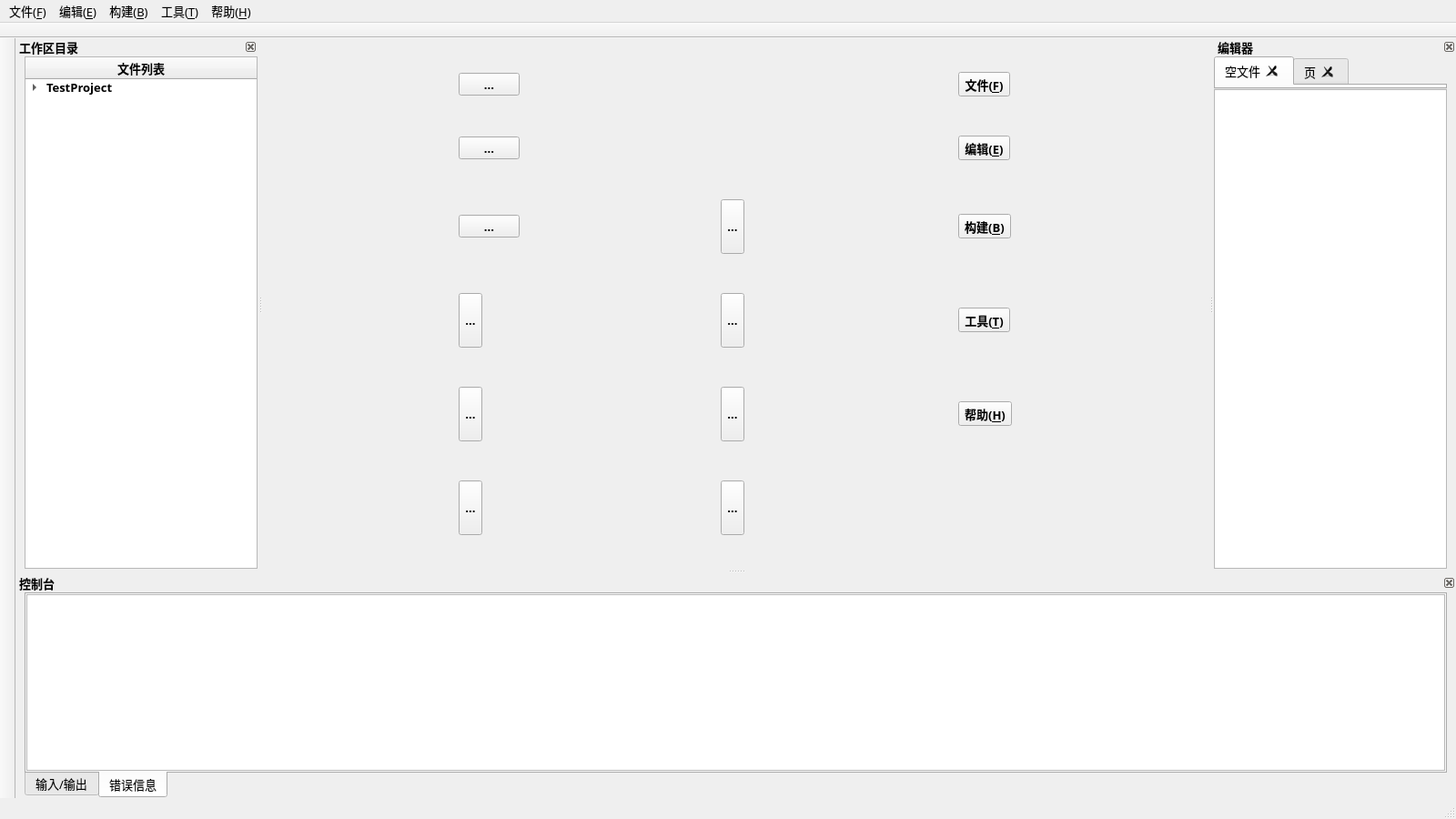
<?xml version="1.0" encoding="UTF-8"?>
<ui version="4.0">
 <class>MainWindow</class>
 <widget class="QMainWindow" name="MainWindow">
  <property name="geometry">
   <rect>
    <x>0</x>
    <y>0</y>
    <width>1600</width>
    <height>900</height>
   </rect>
  </property>
  <property name="font">
   <font>
    <family>微软雅黑</family>
    <pointsize>10</pointsize>
   </font>
  </property>
  <property name="mouseTracking">
   <bool>true</bool>
  </property>
  <property name="windowTitle">
   <string>GCode</string>
  </property>
  <property name="windowIcon">
   <iconset resource="icons.qrc">
    <normaloff>:/icons/Gicon.png</normaloff>:/icons/Gicon.png</iconset>
  </property>
  <property name="dockNestingEnabled">
   <bool>true</bool>
  </property>
  <property name="dockOptions">
   <set>QMainWindow::AllowNestedDocks|QMainWindow::AllowTabbedDocks|QMainWindow::AnimatedDocks</set>
  </property>
  <widget class="QWidget" name="centralwidget">
   <property name="enabled">
    <bool>true</bool>
   </property>
   <property name="font">
    <font>
     <family>微软雅黑</family>
     <pointsize>10</pointsize>
     <weight>75</weight>
     <bold>true</bold>
    </font>
   </property>
   <layout class="QGridLayout" name="gridLayout">
    <property name="leftMargin">
     <number>0</number>
    </property>
    <property name="topMargin">
     <number>0</number>
    </property>
    <property name="rightMargin">
     <number>0</number>
    </property>
    <property name="bottomMargin">
     <number>0</number>
    </property>
    <item row="0" column="0">
     <widget class="QToolButton" name="minButton">
      <property name="minimumSize">
       <size>
        <width>67</width>
        <height>0</height>
       </size>
      </property>
      <property name="text">
       <string>...</string>
      </property>
      <property name="icon">
       <iconset resource="icons.qrc">
        <normaloff>:/icons/minH.png</normaloff>:/icons/minH.png</iconset>
      </property>
      <property name="iconSize">
       <size>
        <width>47</width>
        <height>20</height>
       </size>
      </property>
     </widget>
    </item>
    <item row="1" column="0">
     <widget class="QToolButton" name="switchButton">
      <property name="minimumSize">
       <size>
        <width>67</width>
        <height>0</height>
       </size>
      </property>
      <property name="text">
       <string>...</string>
      </property>
      <property name="iconSize">
       <size>
        <width>47</width>
        <height>20</height>
       </size>
      </property>
     </widget>
    </item>
    <item row="5" column="1">
     <widget class="QToolButton" name="saveAsButton">
      <property name="minimumSize">
       <size>
        <width>0</width>
        <height>60</height>
       </size>
      </property>
      <property name="toolTip">
       <string>另存为</string>
      </property>
      <property name="text">
       <string>...</string>
      </property>
      <property name="icon">
       <iconset resource="icons.qrc">
        <normaloff>:/icons/save_asD.png</normaloff>:/icons/save_asD.png</iconset>
      </property>
      <property name="iconSize">
       <size>
        <width>40</width>
        <height>40</height>
       </size>
      </property>
     </widget>
    </item>
    <item row="3" column="0">
     <widget class="QToolButton" name="runButton">
      <property name="minimumSize">
       <size>
        <width>0</width>
        <height>60</height>
       </size>
      </property>
      <property name="toolTip">
       <string>运行(Ctrl+R)</string>
      </property>
      <property name="text">
       <string>...</string>
      </property>
      <property name="icon">
       <iconset resource="icons.qrc">
        <normaloff>:/icons/runD.png</normaloff>:/icons/runD.png</iconset>
      </property>
      <property name="iconSize">
       <size>
        <width>40</width>
        <height>40</height>
       </size>
      </property>
     </widget>
    </item>
    <item row="4" column="2">
     <widget class="QToolButton" name="helpMenuButton">
      <property name="font">
       <font>
        <weight>75</weight>
        <bold>true</bold>
       </font>
      </property>
      <property name="text">
       <string>帮助(&amp;H)</string>
      </property>
      <property name="shortcut">
       <string>Alt+H</string>
      </property>
     </widget>
    </item>
    <item row="2" column="0">
     <widget class="QToolButton" name="closeButton">
      <property name="minimumSize">
       <size>
        <width>67</width>
        <height>0</height>
       </size>
      </property>
      <property name="text">
       <string>...</string>
      </property>
      <property name="icon">
       <iconset resource="icons.qrc">
        <normaloff>:/icons/closeH.png</normaloff>:/icons/closeH.png</iconset>
      </property>
      <property name="iconSize">
       <size>
        <width>47</width>
        <height>20</height>
       </size>
      </property>
     </widget>
    </item>
    <item row="1" column="2">
     <widget class="QToolButton" name="editMenuButton">
      <property name="font">
       <font>
        <weight>75</weight>
        <bold>true</bold>
       </font>
      </property>
      <property name="text">
       <string>编辑(&amp;E)</string>
      </property>
      <property name="shortcut">
       <string>Alt+E</string>
      </property>
      <property name="autoRaise">
       <bool>false</bool>
      </property>
     </widget>
    </item>
    <item row="3" column="2">
     <widget class="QToolButton" name="toolMenuButton">
      <property name="font">
       <font>
        <weight>75</weight>
        <bold>true</bold>
       </font>
      </property>
      <property name="text">
       <string>工具(&amp;T)</string>
      </property>
      <property name="shortcut">
       <string>Alt+T</string>
      </property>
     </widget>
    </item>
    <item row="4" column="1">
     <widget class="QToolButton" name="saveAllButton">
      <property name="minimumSize">
       <size>
        <width>0</width>
        <height>60</height>
       </size>
      </property>
      <property name="toolTip">
       <string>保存所有(Ctrl+Shift+S)</string>
      </property>
      <property name="text">
       <string>...</string>
      </property>
      <property name="icon">
       <iconset resource="icons.qrc">
        <normaloff>:/icons/save_allD.png</normaloff>:/icons/save_allD.png</iconset>
      </property>
      <property name="iconSize">
       <size>
        <width>40</width>
        <height>40</height>
       </size>
      </property>
     </widget>
    </item>
    <item row="4" column="0">
     <widget class="QToolButton" name="debugButton">
      <property name="minimumSize">
       <size>
        <width>0</width>
        <height>60</height>
       </size>
      </property>
      <property name="toolTip">
       <string>调试(F5)</string>
      </property>
      <property name="text">
       <string>...</string>
      </property>
      <property name="icon">
       <iconset resource="icons.qrc">
        <normaloff>:/icons/debugD.png</normaloff>:/icons/debugD.png</iconset>
      </property>
      <property name="iconSize">
       <size>
        <width>40</width>
        <height>40</height>
       </size>
      </property>
     </widget>
    </item>
    <item row="2" column="2">
     <widget class="QToolButton" name="buildMenuButton">
      <property name="font">
       <font>
        <weight>75</weight>
        <bold>true</bold>
       </font>
      </property>
      <property name="text">
       <string>构建(&amp;B)</string>
      </property>
      <property name="shortcut">
       <string>Alt+B</string>
      </property>
      <property name="autoRaise">
       <bool>false</bool>
      </property>
     </widget>
    </item>
    <item row="5" column="0">
     <widget class="QToolButton" name="stopButton">
      <property name="minimumSize">
       <size>
        <width>0</width>
        <height>60</height>
       </size>
      </property>
      <property name="toolTip">
       <string>终止(F6)</string>
      </property>
      <property name="text">
       <string>...</string>
      </property>
      <property name="icon">
       <iconset resource="icons.qrc">
        <normaloff>:/icons/stopD.png</normaloff>:/icons/stopD.png</iconset>
      </property>
      <property name="iconSize">
       <size>
        <width>40</width>
        <height>40</height>
       </size>
      </property>
     </widget>
    </item>
    <item row="0" column="2">
     <widget class="QToolButton" name="fileMenuButton">
      <property name="font">
       <font>
        <family>微软雅黑</family>
        <pointsize>10</pointsize>
        <weight>75</weight>
        <bold>true</bold>
       </font>
      </property>
      <property name="text">
       <string>文件(&amp;F)</string>
      </property>
      <property name="shortcut">
       <string>Alt+F</string>
      </property>
      <property name="autoRaise">
       <bool>false</bool>
      </property>
     </widget>
    </item>
    <item row="3" column="1">
     <widget class="QToolButton" name="saveButton">
      <property name="minimumSize">
       <size>
        <width>0</width>
        <height>60</height>
       </size>
      </property>
      <property name="toolTip">
       <string>保存文件(Ctrl+S)</string>
      </property>
      <property name="text">
       <string>...</string>
      </property>
      <property name="icon">
       <iconset resource="icons.qrc">
        <normaloff>:/icons/saveD.png</normaloff>:/icons/saveD.png</iconset>
      </property>
      <property name="iconSize">
       <size>
        <width>40</width>
        <height>40</height>
       </size>
      </property>
     </widget>
    </item>
    <item row="2" column="1">
     <widget class="QToolButton" name="openButton">
      <property name="minimumSize">
       <size>
        <width>0</width>
        <height>60</height>
       </size>
      </property>
      <property name="toolTip">
       <string>打开文件(Ctrl+O)</string>
      </property>
      <property name="text">
       <string>...</string>
      </property>
      <property name="icon">
       <iconset resource="icons.qrc">
        <normaloff>:/icons/openD.png</normaloff>:/icons/openD.png</iconset>
      </property>
      <property name="iconSize">
       <size>
        <width>40</width>
        <height>40</height>
       </size>
      </property>
     </widget>
    </item>
    <item row="0" column="1">
     <widget class="QLabel" name="iconLabel">
      <property name="sizePolicy">
       <sizepolicy hsizetype="Fixed" vsizetype="Fixed">
        <horstretch>0</horstretch>
        <verstretch>0</verstretch>
       </sizepolicy>
      </property>
      <property name="minimumSize">
       <size>
        <width>40</width>
        <height>20</height>
       </size>
      </property>
      <property name="maximumSize">
       <size>
        <width>40</width>
        <height>20</height>
       </size>
      </property>
      <property name="text">
       <string/>
      </property>
      <property name="pixmap">
       <pixmap resource="icons.qrc">:/icons/Gicon.png</pixmap>
      </property>
      <property name="scaledContents">
       <bool>true</bool>
      </property>
      <property name="alignment">
       <set>Qt::AlignRight|Qt::AlignTrailing|Qt::AlignVCenter</set>
      </property>
      <property name="margin">
       <number>0</number>
      </property>
     </widget>
    </item>
   </layout>
  </widget>
  <widget class="QMenuBar" name="menubar">
   <property name="enabled">
    <bool>true</bool>
   </property>
   <property name="geometry">
    <rect>
     <x>0</x>
     <y>0</y>
     <width>1600</width>
     <height>21</height>
    </rect>
   </property>
   <property name="defaultUp">
    <bool>false</bool>
   </property>
   <property name="nativeMenuBar">
    <bool>true</bool>
   </property>
   <widget class="QMenu" name="menuFile">
    <property name="minimumSize">
     <size>
      <width>250</width>
      <height>0</height>
     </size>
    </property>
    <property name="font">
     <font>
      <family>微软雅黑</family>
      <pointsize>10</pointsize>
      <weight>50</weight>
      <bold>false</bold>
     </font>
    </property>
    <property name="title">
     <string>文件(&amp;F)</string>
    </property>
    <addaction name="actionNew"/>
    <addaction name="actionOpen"/>
    <addaction name="actionRecent"/>
    <addaction name="separator"/>
    <addaction name="actionSave"/>
    <addaction name="actionSaveAll"/>
    <addaction name="actionSaveAs"/>
    <addaction name="separator"/>
    <addaction name="actionClose"/>
    <addaction name="actionCloseAll"/>
    <addaction name="separator"/>
    <addaction name="actionExit"/>
   </widget>
   <widget class="QMenu" name="menuEdit">
    <property name="minimumSize">
     <size>
      <width>200</width>
      <height>0</height>
     </size>
    </property>
    <property name="font">
     <font>
      <family>微软雅黑</family>
      <pointsize>10</pointsize>
      <weight>50</weight>
      <bold>false</bold>
     </font>
    </property>
    <property name="title">
     <string>编辑(&amp;E)</string>
    </property>
    <addaction name="actionUndo"/>
    <addaction name="actionRedo"/>
    <addaction name="separator"/>
    <addaction name="actionCut"/>
    <addaction name="actionCopy"/>
    <addaction name="actionPaste"/>
    <addaction name="actionDelete"/>
    <addaction name="separator"/>
    <addaction name="actionSelectAll"/>
    <addaction name="separator"/>
    <addaction name="actionFindReplace"/>
   </widget>
   <widget class="QMenu" name="menuBuild">
    <property name="minimumSize">
     <size>
      <width>200</width>
      <height>0</height>
     </size>
    </property>
    <property name="font">
     <font>
      <family>微软雅黑</family>
      <pointsize>10</pointsize>
      <weight>50</weight>
      <bold>false</bold>
     </font>
    </property>
    <property name="title">
     <string>构建(&amp;B)</string>
    </property>
    <addaction name="actionComplile"/>
    <addaction name="actionRun"/>
    <addaction name="separator"/>
    <addaction name="actionDebug"/>
    <addaction name="actionStop"/>
   </widget>
   <widget class="QMenu" name="menuTool">
    <property name="minimumSize">
     <size>
      <width>200</width>
      <height>0</height>
     </size>
    </property>
    <property name="font">
     <font>
      <family>微软雅黑</family>
      <pointsize>10</pointsize>
      <weight>50</weight>
      <bold>false</bold>
     </font>
    </property>
    <property name="title">
     <string>工具(&amp;T)</string>
    </property>
    <addaction name="actionOption"/>
   </widget>
   <widget class="QMenu" name="menuHelp">
    <property name="minimumSize">
     <size>
      <width>200</width>
      <height>0</height>
     </size>
    </property>
    <property name="font">
     <font>
      <family>微软雅黑</family>
      <pointsize>10</pointsize>
      <weight>50</weight>
      <bold>false</bold>
     </font>
    </property>
    <property name="title">
     <string>帮助(&amp;H)</string>
    </property>
    <addaction name="actionAboutThis"/>
    <addaction name="actionAboutUs"/>
   </widget>
   <addaction name="menuFile"/>
   <addaction name="menuEdit"/>
   <addaction name="menuBuild"/>
   <addaction name="menuTool"/>
   <addaction name="menuHelp"/>
  </widget>
  <widget class="QStatusBar" name="statusbar">
   <property name="font">
    <font>
     <family>微软雅黑</family>
     <pointsize>10</pointsize>
    </font>
   </property>
   <property name="mouseTracking">
    <bool>true</bool>
   </property>
   <property name="statusTip">
    <string>准备就绪</string>
   </property>
  </widget>
  <widget class="QDockWidget" name="FileListDock">
   <property name="minimumSize">
    <size>
     <width>109</width>
     <height>215</height>
    </size>
   </property>
   <property name="font">
    <font>
     <family>微软雅黑</family>
     <pointsize>10</pointsize>
     <weight>75</weight>
     <bold>true</bold>
    </font>
   </property>
   <property name="floating">
    <bool>false</bool>
   </property>
   <property name="features">
    <set>QDockWidget::DockWidgetClosable|QDockWidget::DockWidgetMovable</set>
   </property>
   <property name="allowedAreas">
    <set>Qt::AllDockWidgetAreas</set>
   </property>
   <property name="windowTitle">
    <string>工作区目录</string>
   </property>
   <attribute name="dockWidgetArea">
    <number>1</number>
   </attribute>
   <widget class="QWidget" name="dockWidgetContents_2">
    <layout class="QGridLayout" name="gridLayout_2">
     <property name="leftMargin">
      <number>10</number>
     </property>
     <property name="topMargin">
      <number>0</number>
     </property>
     <property name="rightMargin">
      <number>0</number>
     </property>
     <property name="bottomMargin">
      <number>0</number>
     </property>
     <item row="0" column="0">
      <widget class="QTreeWidget" name="fileTree">
       <property name="font">
        <font>
         <family>微软雅黑</family>
         <pointsize>10</pointsize>
         <weight>75</weight>
         <bold>true</bold>
        </font>
       </property>
       <column>
        <property name="text">
         <string>文件列表</string>
        </property>
        <property name="font">
         <font>
          <family>微软雅黑</family>
          <pointsize>10</pointsize>
          <weight>75</weight>
          <bold>true</bold>
         </font>
        </property>
        <property name="textAlignment">
         <set>AlignCenter</set>
        </property>
       </column>
       <item>
        <property name="text">
         <string>TestProject</string>
        </property>
        <item>
         <property name="text">
          <string>headers</string>
         </property>
         <item>
          <property name="text">
           <string>test1.h</string>
          </property>
         </item>
         <item>
          <property name="text">
           <string>test2.h</string>
          </property>
         </item>
        </item>
        <item>
         <property name="text">
          <string>sources</string>
         </property>
         <item>
          <property name="text">
           <string>main.c</string>
          </property>
         </item>
         <item>
          <property name="text">
           <string>test1.c</string>
          </property>
         </item>
         <item>
          <property name="text">
           <string>test2.c</string>
          </property>
         </item>
        </item>
        <item>
         <property name="text">
          <string>resources</string>
         </property>
         <item>
          <property name="text">
           <string>picture1.png</string>
          </property>
         </item>
         <item>
          <property name="text">
           <string>picture2.png</string>
          </property>
         </item>
         <item>
          <property name="text">
           <string>icon.ico</string>
          </property>
         </item>
        </item>
        <item>
         <property name="text">
          <string>others</string>
         </property>
         <item>
          <property name="text">
           <string>config.ini</string>
          </property>
         </item>
         <item>
          <property name="text">
           <string>setting.json</string>
          </property>
         </item>
         <item>
          <property name="text">
           <string>text.xml</string>
          </property>
         </item>
        </item>
       </item>
      </widget>
     </item>
    </layout>
   </widget>
  </widget>
  <widget class="QDockWidget" name="EditorDock">
   <property name="minimumSize">
    <size>
     <width>229</width>
     <height>184</height>
    </size>
   </property>
   <property name="font">
    <font>
     <family>微软雅黑</family>
     <pointsize>10</pointsize>
     <weight>75</weight>
     <bold>true</bold>
    </font>
   </property>
   <property name="features">
    <set>QDockWidget::DockWidgetClosable|QDockWidget::DockWidgetMovable</set>
   </property>
   <property name="allowedAreas">
    <set>Qt::AllDockWidgetAreas</set>
   </property>
   <property name="windowTitle">
    <string>编辑器</string>
   </property>
   <attribute name="dockWidgetArea">
    <number>2</number>
   </attribute>
   <widget class="QWidget" name="dockWidgetContents_3">
    <property name="enabled">
     <bool>true</bool>
    </property>
    <layout class="QGridLayout" name="gridLayout_3">
     <property name="leftMargin">
      <number>0</number>
     </property>
     <property name="topMargin">
      <number>0</number>
     </property>
     <property name="rightMargin">
      <number>10</number>
     </property>
     <property name="bottomMargin">
      <number>0</number>
     </property>
     <property name="spacing">
      <number>0</number>
     </property>
     <item row="0" column="0">
      <widget class="QTabWidget" name="editorTab">
       <property name="enabled">
        <bool>true</bool>
       </property>
       <property name="sizePolicy">
        <sizepolicy hsizetype="Expanding" vsizetype="Minimum">
         <horstretch>0</horstretch>
         <verstretch>0</verstretch>
        </sizepolicy>
       </property>
       <property name="font">
        <font>
         <family>微软雅黑</family>
         <pointsize>10</pointsize>
         <weight>50</weight>
         <bold>false</bold>
        </font>
       </property>
       <property name="currentIndex">
        <number>0</number>
       </property>
       <property name="elideMode">
        <enum>Qt::ElideNone</enum>
       </property>
       <property name="documentMode">
        <bool>false</bool>
       </property>
       <property name="tabsClosable">
        <bool>true</bool>
       </property>
       <property name="movable">
        <bool>true</bool>
       </property>
       <property name="tabBarAutoHide">
        <bool>false</bool>
       </property>
       <widget class="QWidget" name="codeView">
        <attribute name="title">
         <string>空文件</string>
        </attribute>
        <layout class="QGridLayout" name="gridLayout_7">
         <property name="leftMargin">
          <number>0</number>
         </property>
         <property name="topMargin">
          <number>0</number>
         </property>
         <property name="rightMargin">
          <number>0</number>
         </property>
         <property name="bottomMargin">
          <number>0</number>
         </property>
         <property name="spacing">
          <number>0</number>
         </property>
        </layout>
       </widget>
       <widget class="QWidget" name="tab">
        <attribute name="title">
         <string>页</string>
        </attribute>
       </widget>
      </widget>
     </item>
     <item row="1" column="0">
      <widget class="QTextEdit" name="codeEditor">
       <property name="font">
        <font>
         <family>Consolas</family>
         <pointsize>12</pointsize>
         <weight>50</weight>
         <bold>false</bold>
        </font>
       </property>
       <property name="lineWrapMode">
        <enum>QTextEdit::NoWrap</enum>
       </property>
       <property name="tabStopDistance">
        <double>40.000000000000000</double>
       </property>
      </widget>
     </item>
    </layout>
   </widget>
  </widget>
  <widget class="QDockWidget" name="ConsoleDock">
   <property name="minimumSize">
    <size>
     <width>157</width>
     <height>173</height>
    </size>
   </property>
   <property name="font">
    <font>
     <family>微软雅黑</family>
     <pointsize>10</pointsize>
     <weight>75</weight>
     <bold>true</bold>
    </font>
   </property>
   <property name="features">
    <set>QDockWidget::DockWidgetClosable|QDockWidget::DockWidgetMovable</set>
   </property>
   <property name="allowedAreas">
    <set>Qt::AllDockWidgetAreas</set>
   </property>
   <property name="windowTitle">
    <string>控制台</string>
   </property>
   <attribute name="dockWidgetArea">
    <number>8</number>
   </attribute>
   <widget class="QWidget" name="dockWidgetContents_4">
    <layout class="QGridLayout" name="gridLayout_4">
     <property name="leftMargin">
      <number>10</number>
     </property>
     <property name="topMargin">
      <number>0</number>
     </property>
     <property name="rightMargin">
      <number>10</number>
     </property>
     <property name="bottomMargin">
      <number>0</number>
     </property>
     <item row="0" column="0">
      <widget class="QTabWidget" name="cosoleTab">
       <property name="font">
        <font>
         <family>微软雅黑</family>
         <pointsize>10</pointsize>
         <weight>50</weight>
         <bold>false</bold>
        </font>
       </property>
       <property name="tabPosition">
        <enum>QTabWidget::South</enum>
       </property>
       <property name="currentIndex">
        <number>1</number>
       </property>
       <property name="documentMode">
        <bool>false</bool>
       </property>
       <widget class="QWidget" name="IOTab">
        <attribute name="title">
         <string>输入/输出</string>
        </attribute>
        <layout class="QGridLayout" name="gridLayout_5">
         <property name="leftMargin">
          <number>0</number>
         </property>
         <property name="topMargin">
          <number>0</number>
         </property>
         <property name="rightMargin">
          <number>0</number>
         </property>
         <property name="bottomMargin">
          <number>0</number>
         </property>
         <item row="0" column="0">
          <widget class="QTextEdit" name="IOEditor">
           <property name="font">
            <font>
             <family>Consolas</family>
             <pointsize>11</pointsize>
             <weight>50</weight>
             <bold>false</bold>
            </font>
           </property>
          </widget>
         </item>
        </layout>
       </widget>
       <widget class="QWidget" name="errorTab">
        <attribute name="title">
         <string>错误信息</string>
        </attribute>
        <layout class="QGridLayout" name="gridLayout_6">
         <property name="leftMargin">
          <number>0</number>
         </property>
         <property name="topMargin">
          <number>0</number>
         </property>
         <property name="rightMargin">
          <number>0</number>
         </property>
         <property name="bottomMargin">
          <number>0</number>
         </property>
         <item row="0" column="0">
          <widget class="QTextBrowser" name="errorBrowser"/>
         </item>
        </layout>
       </widget>
      </widget>
     </item>
    </layout>
   </widget>
  </widget>
  <widget class="QToolBar" name="titleBar">
   <property name="font">
    <font>
     <family>微软雅黑</family>
     <pointsize>10</pointsize>
     <weight>75</weight>
     <bold>true</bold>
    </font>
   </property>
   <property name="mouseTracking">
    <bool>true</bool>
   </property>
   <property name="windowTitle">
    <string>toolBar</string>
   </property>
   <property name="movable">
    <bool>false</bool>
   </property>
   <property name="allowedAreas">
    <set>Qt::TopToolBarArea</set>
   </property>
   <property name="floatable">
    <bool>false</bool>
   </property>
   <attribute name="toolBarArea">
    <enum>TopToolBarArea</enum>
   </attribute>
   <attribute name="toolBarBreak">
    <bool>false</bool>
   </attribute>
  </widget>
  <widget class="QToolBar" name="leftToolBar">
   <property name="windowTitle">
    <string>toolBar_2</string>
   </property>
   <property name="movable">
    <bool>false</bool>
   </property>
   <property name="allowedAreas">
    <set>Qt::LeftToolBarArea</set>
   </property>
   <property name="floatable">
    <bool>false</bool>
   </property>
   <attribute name="toolBarArea">
    <enum>LeftToolBarArea</enum>
   </attribute>
   <attribute name="toolBarBreak">
    <bool>false</bool>
   </attribute>
  </widget>
  <action name="actionNew">
   <property name="text">
    <string>新建文件(&amp;N)...</string>
   </property>
   <property name="font">
    <font>
     <family>微软雅黑</family>
     <pointsize>10</pointsize>
    </font>
   </property>
   <property name="shortcut">
    <string>Ctrl+N</string>
   </property>
  </action>
  <action name="actionOpen">
   <property name="text">
    <string>打开文件(&amp;O)...</string>
   </property>
   <property name="font">
    <font>
     <family>微软雅黑</family>
     <pointsize>10</pointsize>
    </font>
   </property>
   <property name="shortcut">
    <string>Ctrl+O</string>
   </property>
  </action>
  <action name="actionRecent">
   <property name="text">
    <string>最近打开</string>
   </property>
   <property name="font">
    <font>
     <family>微软雅黑</family>
     <pointsize>10</pointsize>
    </font>
   </property>
  </action>
  <action name="actionSave">
   <property name="text">
    <string>保存(&amp;S)</string>
   </property>
   <property name="font">
    <font>
     <family>微软雅黑</family>
     <pointsize>10</pointsize>
    </font>
   </property>
   <property name="shortcut">
    <string>Ctrl+S</string>
   </property>
  </action>
  <action name="actionSaveAll">
   <property name="text">
    <string>保存所有</string>
   </property>
   <property name="font">
    <font>
     <family>微软雅黑</family>
     <pointsize>10</pointsize>
    </font>
   </property>
   <property name="shortcut">
    <string>Ctrl+Shift+S</string>
   </property>
  </action>
  <action name="actionSaveAs">
   <property name="text">
    <string>另存为</string>
   </property>
   <property name="font">
    <font>
     <family>微软雅黑</family>
     <pointsize>10</pointsize>
    </font>
   </property>
  </action>
  <action name="actionClose">
   <property name="text">
    <string>关闭文件</string>
   </property>
   <property name="font">
    <font>
     <family>微软雅黑</family>
     <pointsize>10</pointsize>
    </font>
   </property>
  </action>
  <action name="actionCloseAll">
   <property name="text">
    <string>关闭所有</string>
   </property>
   <property name="font">
    <font>
     <family>微软雅黑</family>
     <pointsize>10</pointsize>
    </font>
   </property>
  </action>
  <action name="actionExit">
   <property name="text">
    <string>退出(&amp;X)</string>
   </property>
   <property name="font">
    <font>
     <family>微软雅黑</family>
     <pointsize>10</pointsize>
    </font>
   </property>
   <property name="shortcut">
    <string>Ctrl+Q</string>
   </property>
  </action>
  <action name="actionUndo">
   <property name="text">
    <string>撤销</string>
   </property>
   <property name="font">
    <font>
     <family>微软雅黑</family>
     <pointsize>10</pointsize>
    </font>
   </property>
   <property name="shortcut">
    <string>Ctrl+Z</string>
   </property>
  </action>
  <action name="actionRedo">
   <property name="text">
    <string>恢复</string>
   </property>
   <property name="font">
    <font>
     <family>微软雅黑</family>
     <pointsize>10</pointsize>
    </font>
   </property>
   <property name="shortcut">
    <string>Ctrl+Y</string>
   </property>
  </action>
  <action name="actionCut">
   <property name="text">
    <string>剪切(&amp;T)</string>
   </property>
   <property name="font">
    <font>
     <family>微软雅黑</family>
     <pointsize>10</pointsize>
    </font>
   </property>
   <property name="shortcut">
    <string>Ctrl+X</string>
   </property>
  </action>
  <action name="actionCopy">
   <property name="text">
    <string>复制(&amp;C)</string>
   </property>
   <property name="font">
    <font>
     <family>微软雅黑</family>
     <pointsize>10</pointsize>
    </font>
   </property>
   <property name="shortcut">
    <string>Ctrl+C</string>
   </property>
  </action>
  <action name="actionPaste">
   <property name="text">
    <string>粘贴(&amp;P)</string>
   </property>
   <property name="font">
    <font>
     <family>微软雅黑</family>
     <pointsize>10</pointsize>
    </font>
   </property>
   <property name="shortcut">
    <string>Ctrl+V</string>
   </property>
  </action>
  <action name="actionDelete">
   <property name="text">
    <string>删除(&amp;D)</string>
   </property>
   <property name="font">
    <font>
     <family>微软雅黑</family>
     <pointsize>10</pointsize>
    </font>
   </property>
  </action>
  <action name="actionSelectAll">
   <property name="text">
    <string>全选(&amp;A)</string>
   </property>
   <property name="font">
    <font>
     <family>微软雅黑</family>
     <pointsize>10</pointsize>
    </font>
   </property>
   <property name="shortcut">
    <string>Ctrl+A</string>
   </property>
  </action>
  <action name="actionFindReplace">
   <property name="text">
    <string>查找/替换...</string>
   </property>
   <property name="font">
    <font>
     <family>微软雅黑</family>
     <pointsize>10</pointsize>
    </font>
   </property>
  </action>
  <action name="actionComplile">
   <property name="text">
    <string>编译</string>
   </property>
   <property name="font">
    <font>
     <family>微软雅黑</family>
     <pointsize>10</pointsize>
    </font>
   </property>
   <property name="shortcut">
    <string>F9</string>
   </property>
  </action>
  <action name="actionRun">
   <property name="text">
    <string>运行</string>
   </property>
   <property name="font">
    <font>
     <family>微软雅黑</family>
     <pointsize>10</pointsize>
    </font>
   </property>
   <property name="shortcut">
    <string>Ctrl+R</string>
   </property>
  </action>
  <action name="actionDebug">
   <property name="text">
    <string>调试</string>
   </property>
   <property name="font">
    <font>
     <family>微软雅黑</family>
     <pointsize>10</pointsize>
    </font>
   </property>
   <property name="shortcut">
    <string>F5</string>
   </property>
  </action>
  <action name="actionStop">
   <property name="text">
    <string>终止</string>
   </property>
   <property name="font">
    <font>
     <family>微软雅黑</family>
     <pointsize>10</pointsize>
    </font>
   </property>
   <property name="shortcut">
    <string>F6</string>
   </property>
  </action>
  <action name="actionOption">
   <property name="text">
    <string>选项(&amp;O)...</string>
   </property>
   <property name="font">
    <font>
     <family>微软雅黑</family>
     <pointsize>10</pointsize>
    </font>
   </property>
  </action>
  <action name="actionAboutThis">
   <property name="text">
    <string>关于软件...</string>
   </property>
   <property name="font">
    <font>
     <family>微软雅黑</family>
     <pointsize>10</pointsize>
    </font>
   </property>
  </action>
  <action name="actionAboutUs">
   <property name="text">
    <string>关于我们...</string>
   </property>
   <property name="font">
    <font>
     <family>微软雅黑</family>
     <pointsize>10</pointsize>
    </font>
   </property>
  </action>
 </widget>
 <resources>
  <include location="icons.qrc"/>
 </resources>
 <connections>
  <connection>
   <sender>fileMenuButton</sender>
   <signal>clicked()</signal>
   <receiver>fileMenuButton</receiver>
   <slot>showMenu()</slot>
   <hints>
    <hint type="sourcelabel">
     <x>1114</x>
     <y>102</y>
    </hint>
    <hint type="destinationlabel">
     <x>1114</x>
     <y>102</y>
    </hint>
   </hints>
  </connection>
  <connection>
   <sender>editMenuButton</sender>
   <signal>clicked()</signal>
   <receiver>editMenuButton</receiver>
   <slot>showMenu()</slot>
   <hints>
    <hint type="sourcelabel">
     <x>1115</x>
     <y>172</y>
    </hint>
    <hint type="destinationlabel">
     <x>1115</x>
     <y>172</y>
    </hint>
   </hints>
  </connection>
  <connection>
   <sender>buildMenuButton</sender>
   <signal>clicked()</signal>
   <receiver>buildMenuButton</receiver>
   <slot>showMenu()</slot>
   <hints>
    <hint type="sourcelabel">
     <x>1117</x>
     <y>257</y>
    </hint>
    <hint type="destinationlabel">
     <x>1117</x>
     <y>257</y>
    </hint>
   </hints>
  </connection>
  <connection>
   <sender>toolMenuButton</sender>
   <signal>clicked()</signal>
   <receiver>toolMenuButton</receiver>
   <slot>showMenu()</slot>
   <hints>
    <hint type="sourcelabel">
     <x>1116</x>
     <y>357</y>
    </hint>
    <hint type="destinationlabel">
     <x>1116</x>
     <y>357</y>
    </hint>
   </hints>
  </connection>
  <connection>
   <sender>helpMenuButton</sender>
   <signal>clicked()</signal>
   <receiver>helpMenuButton</receiver>
   <slot>showMenu()</slot>
   <hints>
    <hint type="sourcelabel">
     <x>1119</x>
     <y>457</y>
    </hint>
    <hint type="destinationlabel">
     <x>1119</x>
     <y>457</y>
    </hint>
   </hints>
  </connection>
  <connection>
   <sender>minButton</sender>
   <signal>clicked()</signal>
   <receiver>MainWindow</receiver>
   <slot>showMinimized()</slot>
   <hints>
    <hint type="sourcelabel">
     <x>551</x>
     <y>100</y>
    </hint>
    <hint type="destinationlabel">
     <x>477</x>
     <y>145</y>
    </hint>
   </hints>
  </connection>
  <connection>
   <sender>closeButton</sender>
   <signal>clicked()</signal>
   <receiver>MainWindow</receiver>
   <slot>close()</slot>
   <hints>
    <hint type="sourcelabel">
     <x>551</x>
     <y>255</y>
    </hint>
    <hint type="destinationlabel">
     <x>455</x>
     <y>350</y>
    </hint>
   </hints>
  </connection>
  <connection>
   <sender>switchButton</sender>
   <signal>clicked()</signal>
   <receiver>MainWindow</receiver>
   <slot>switchStatus()</slot>
   <hints>
    <hint type="sourcelabel">
     <x>551</x>
     <y>172</y>
    </hint>
    <hint type="destinationlabel">
     <x>427</x>
     <y>245</y>
    </hint>
   </hints>
  </connection>
  <connection>
   <sender>editorTab</sender>
   <signal>tabCloseRequested(int)</signal>
   <receiver>MainWindow</receiver>
   <slot>removeTab(int)</slot>
   <hints>
    <hint type="sourcelabel">
     <x>1468</x>
     <y>340</y>
    </hint>
    <hint type="destinationlabel">
     <x>799</x>
     <y>449</y>
    </hint>
   </hints>
  </connection>
  <connection>
   <sender>actionOption</sender>
   <signal>triggered()</signal>
   <receiver>MainWindow</receiver>
   <slot>showOption()</slot>
   <hints>
    <hint type="sourcelabel">
     <x>-1</x>
     <y>-1</y>
    </hint>
    <hint type="destinationlabel">
     <x>799</x>
     <y>449</y>
    </hint>
   </hints>
  </connection>
  <connection>
   <sender>actionFindReplace</sender>
   <signal>triggered()</signal>
   <receiver>MainWindow</receiver>
   <slot>showFindReplace()</slot>
   <hints>
    <hint type="sourcelabel">
     <x>-1</x>
     <y>-1</y>
    </hint>
    <hint type="destinationlabel">
     <x>799</x>
     <y>449</y>
    </hint>
   </hints>
  </connection>
  <connection>
   <sender>actionAboutThis</sender>
   <signal>triggered()</signal>
   <receiver>MainWindow</receiver>
   <slot>showAboutThis()</slot>
   <hints>
    <hint type="sourcelabel">
     <x>-1</x>
     <y>-1</y>
    </hint>
    <hint type="destinationlabel">
     <x>799</x>
     <y>449</y>
    </hint>
   </hints>
  </connection>
  <connection>
   <sender>actionAboutUs</sender>
   <signal>triggered()</signal>
   <receiver>MainWindow</receiver>
   <slot>showAboutUs()</slot>
   <hints>
    <hint type="sourcelabel">
     <x>-1</x>
     <y>-1</y>
    </hint>
    <hint type="destinationlabel">
     <x>799</x>
     <y>449</y>
    </hint>
   </hints>
  </connection>
  <connection>
   <sender>actionExit</sender>
   <signal>triggered()</signal>
   <receiver>MainWindow</receiver>
   <slot>close()</slot>
   <hints>
    <hint type="sourcelabel">
     <x>-1</x>
     <y>-1</y>
    </hint>
    <hint type="destinationlabel">
     <x>799</x>
     <y>449</y>
    </hint>
   </hints>
  </connection>
 </connections>
 <slots>
  <slot>switchStatus()</slot>
  <slot>removeTab(int)</slot>
  <slot>showOption()</slot>
  <slot>showFindReplace()</slot>
  <slot>showAboutThis()</slot>
  <slot>showAboutUs()</slot>
 </slots>
</ui>
